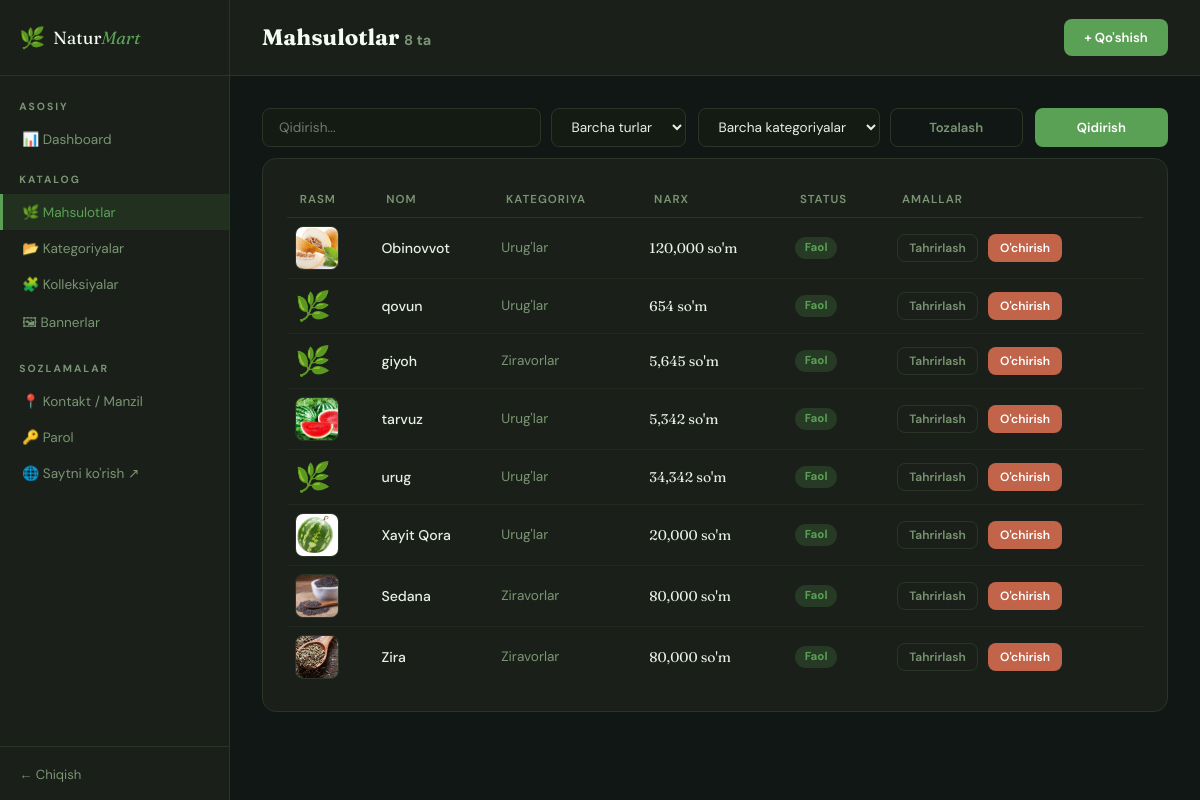
/admin/mahsulotlar (signed in), run on the app's committed database.
### tables this page shows
CREATE TABLE product (
                id INTEGER PRIMARY KEY AUTOINCREMENT,
                name TEXT NOT NULL,
                slug TEXT UNIQUE NOT NULL,
                category_id INTEGER,
                description TEXT,
                origin TEXT,
                benefits TEXT,
                usage_tips TEXT,
                price REAL NOT NULL DEFAULT 0,
                old_price REAL,
                image TEXT,
                is_featured INTEGER DEFAULT 0,
                is_active INTEGER DEFAULT 1,
                is_organic INTEGER DEFAULT 0,
                stock INTEGER DEFAULT 100,
                created_at TEXT DEFAULT (datetime('now')), unit_type TEXT DEFAULT 'dona', min_amount REAL DEFAULT 1, view_count INTEGER DEFAULT 0, cart_add_count INTEGER DEFAULT 0,
                FOREIGN KEY (category_id) REFERENCES category(id) ON DELETE SET NULL
            );

CREATE TABLE category (
                id INTEGER PRIMARY KEY AUTOINCREMENT,
                name TEXT NOT NULL,
                slug TEXT UNIQUE NOT NULL,
                icon TEXT DEFAULT '🌿',
                type TEXT DEFAULT 'ziravod',
                description TEXT,
                sort_order INTEGER DEFAULT 0
            , parent_id INTEGER, is_type INTEGER DEFAULT 0);

### app/routes/admin.py (the view)
@admin.route('/mahsulotlar')
@login_required
def products():
    db = get_db()
    q = request.args.get('q','').strip()
    cat_id = request.args.get('cat')
    tip = request.args.get('tip', '')
    page = request.args.get('page',1,type=int)
    per_page = 20
    all_cats = _root_type_nodes(db)
    type_rows = db.execute(
        "SELECT DISTINCT type FROM category WHERE COALESCE(is_type,0)=0 "
        "AND type IS NOT NULL AND trim(type)<>'' ORDER BY type"
    ).fetchall()
    type_options = [r['type'] for r in type_rows]
    types_map = {slug: [] for slug in type_options}
    for c in all_cats:
        t = c['type'] if c['type'] in types_map else ''
        if t:
            types_map[t].append(dict(c))
    filtered_cats = types_map.get(tip, []) if tip else [dict(c) for c in all_cats]
    conds = []
    params = []
    if q:
        conds.append('(p.name LIKE ? OR p.origin LIKE ?)')
        params.extend([f'%{q}%']*2)
    if cat_id:
        conds.append('p.category_id=?')
        params.append(cat_id)
    elif tip:
        conds.append('EXISTS (SELECT 1 FROM product_categories pc JOIN category cc ON cc.id=pc.category_id WHERE pc.product_id=p.id AND cc.type=?)')
        params.append(tip)
    where = ('WHERE '+' AND '.join(conds)) if conds else ''
    total = db.execute(f'SELECT COUNT(*) FROM product p {where}', params).fetchone()[0]
    prods = db.execute(
        f'SELECT p.*, c.name as cat_name FROM product p LEFT JOIN category c ON c.id=p.category_id '
        f'{where} ORDER BY p.id DESC LIMIT ? OFFSET ?',
        params+[per_page,(page-1)*per_page]
    ).fetchall()
    return render_template('admin/products.html', products=prods,
                           cats=filtered_cats, types_map=types_map, type_options=type_options,
                           q=q, active_cat=cat_id, tip=tip, page=page,
                           total_pages=(total+per_page-1)//per_page, total=total)

### app/__init__.py (called while the page is built)
def get_db():
    if 'db' not in g:
        g.db = sqlite3.connect(DATABASE, detect_types=sqlite3.PARSE_DECLTYPES)
        g.db.row_factory = sqlite3.Row
        g.db.execute('PRAGMA foreign_keys = ON')
    return g.db

### app/routes/admin.py (called while the page is built)
def login_required(f):
    @wraps(f)
    def decorated(*args,**kwargs):
        if not session.get('admin_id'):
            return redirect(url_for('admin.login'))
        return f(*args,**kwargs)
    return decorated

def _root_type_nodes(db):
    return db.execute(
        'SELECT * FROM category '
        'WHERE parent_id IS NULL '
        'ORDER BY sort_order, name'
    ).fetchall()

### app/templates/admin/products.html (shortened to what this page needs)
{% extends 'admin/base_admin.html' %}
{% block content %}
<div class="topbar">
  <h1 class="page-title">Mahsulotlar <span style="color:var(--a-muted);font-size:0.9rem;font-family:'DM Sans';">{{ total }} ta</span></h1>
  <a href="{{ url_for('admin.add_product') }}" class="btn btn-green">+ Qo'shish</a>
</div>
<div class="admin-content">
  <form method="GET" id="filterForm" class="filter-form">
    <input name="q" value="{{ q }}" placeholder="Qidirish..." style="padding:0.55rem 1rem;border:1.5px solid var(--a-border);border-radius:8px;background:var(--a-input);color:var(--a-text);font-size:0.85rem;outline:none;flex:1;min-width:150px;">
    <div style="display: grid; grid-template-columns: 1fr 1fr; gap: 12px ">
      <select name="tip" id="tipSelect" onchange="onTipChange(this.value)"
        style="padding:0.55rem 1rem;border:1.5px solid var(--a-border);border-radius:8px;background:var(--a-input);color:var(--a-text);font-size:0.85rem;outline:none;">
        <option value="" {% if not tip %}selected{% endif %}>Barcha turlar</option>
      </select>
      <select name="cat" id="catSelect"
        style="padding:0.55rem 1rem;border:1.5px solid var(--a-border);border-radius:8px;background:var(--a-input);color:var(--a-text);font-size:0.85rem;outline:none;">
        <option value="">Barcha kategoriyalar</option>
      </select>
    </div>
    <div style="display: grid; grid-template-columns: 1fr 1fr; gap: 12px ">
      <a href="{{ url_for('admin.products') }}" class="btn btn-outline">Tozalash</a>
      <button type="submit" class="btn btn-green">Qidirish</button>
    </div>
  </form>
  <div class="card">
    <table>
      <thead>
        <tr><th>Rasm</th><th>Nom</th><th>Kategoriya</th><th>Narx</th><th>Status</th><th>Amallar</th></tr>
      </thead>
      <tbody>
        {% for p in products %}
        <tr>
          <td>
            {% if p.image %}
            <img src="{{ url_for('static', filename='img/products/'+p.image) }}" class="table-thumb" alt="{{ p.name }}">
            {% else %}<span style="font-size:1.8rem;">🌿</span>{% endif %}
          </td>
          <td>
            <div style="font-weight:500;">{{ p.name }}</div>
          </td>
          <td style="color:var(--a-muted);font-size:0.85rem;">{{ p.cat_name or '—' }}</td>
          <td style="font-family:'Fraunces',serif;">{{ "{:,.0f}".format(p.price) }} so'm</td>
          <td>
            {% if p.is_active %}
            <span class="status status-qabul">Faol</span>
            {% else %}
            <span class="status status-bekor">Nofaol</span>
            {% endif %}
          </td>
          <td>
            <div style="display: flex; gap:10px">
              <a href="{{ url_for('admin.edit_product', pid=p.id) }}" class="btn btn-outline btn-sm">Tahrirlash</a>
              <form method="POST" action="{{ url_for('admin.delete_product', pid=p.id) }}" onsubmit="return confirm('O\'chirasizmi?')">
                <button type="submit" class="btn btn-red btn-sm">O'chirish</button>
              </form>
            </div>
          </td>
        </tr>
        {% else %}
        <tr><td colspan="6" style="text-align:center;padding:3rem;color:var(--a-muted);">Mahsulot topilmadi</td></tr>
        {% endfor %}
      </tbody>
    </table>
  </div>
</div>
{% endblock %}

### app/static/css/admin.css (style rules this page uses)
:root { --a-bg: #111714; --a-card: #1A2019; --a-border: #2A3528; --a-text: #E8F0E5; --a-muted: #7A9474; --a-green: #5BA155; --a-gold: #C9963A; --a-red: #C2644A; --a-blue: #4A8BC2; --a-white: #F4FBF2; --a-input: #141B12; }
*, *::before, *::after { box-sizing: border-box; margin: 0; padding: 0; }
body { font-family: 'DM Sans', sans-serif; background: var(--a-bg); color: var(--a-text); min-height: 100vh; }
a { color: inherit; text-decoration: none; }
h1, h2, h3 { font-family: 'Fraunces', serif; }
button, input, select, textarea { font-family: inherit; }
.topbar { display: flex; align-items: center; justify-content: space-between; gap: 10px; padding: 1.2rem 2rem; border-bottom: 1px solid var(--a-border); background: var(--a-card); }
.page-title { font-size: 1.4rem; color: var(--a-white); }
.admin-content { padding: 2rem; }
.card { background: var(--a-card); border: 1px solid var(--a-border); border-radius: 14px; padding: 1.5rem; }
table { width: 100%; border-collapse: collapse; }
th { font-size: 0.72rem; text-transform: uppercase; letter-spacing: 1px; color: var(--a-muted); font-weight: 600; padding: 0.6rem 0.8rem; text-align: left; border-bottom: 1px solid var(--a-border); }
td { padding: 0.5rem 0.5rem; border-bottom: 1px solid rgba(42, 53, 40, 0.5); font-size: 0.88rem; vertical-align: middle; }
tr:last-child td { border-bottom: none; }
.btn { display: inline-flex; align-items: center; justify-content: center; gap: 0.4rem; padding: 0.55rem 1.2rem; border-radius: 8px; font-size: 0.82rem; font-weight: 600; border: 1.5px solid transparent; cursor: pointer; transition: all 0.15s; }
.btn-green { background: var(--a-green); color: #fff; }
.btn-red { background: var(--a-red); color: #fff; }
.btn-outline { background: transparent; border-color: var(--a-border); color: var(--a-muted); }
.btn-sm { padding: 0.3rem 0.7rem; font-size: 0.75rem; }
.filter-form { display: grid; grid-template-columns: repeat(3, 1fr); gap: 10px; margin-bottom: 0.7rem; }
.status { display: inline-block; padding: 0.2rem 0.6rem; border-radius: 100px; font-size: 0.72rem; font-weight: 700; }
.status-qabul { background: rgba(91, 161, 85, 0.2); color: var(--a-green); }
.table-thumb { width: 44px; height: 44px; border-radius: 8px; object-fit: cover; object-position: center; border: 1px solid var(--a-border); background: rgba(255, 255, 255, 0.04); display: block; }

### data on the page
product: image (picture), name "Obinovvot", name "Urug'lar", price "120,000", is_active "Faol"
product: name "qovun", name "Urug'lar", price "654", is_active "Faol"
product: name "giyoh", name "Ziravorlar", price "5,645", is_active "Faol"
product: image (picture), name "tarvuz", name "Urug'lar", price "5,342", is_active "Faol"
product: name "urug", name "Urug'lar", price "34,342", is_active "Faol"
product: image (picture), name "Xayit Qora", name "Urug'lar", price "20,000", is_active "Faol"
product: image (picture), name "Sedana", name "Ziravorlar", price "80,000", is_active "Faol"
product: image (picture), name "Zira", name "Ziravorlar", price "80,000", is_active "Faol"

### other printed values
{{ total }} "8"
